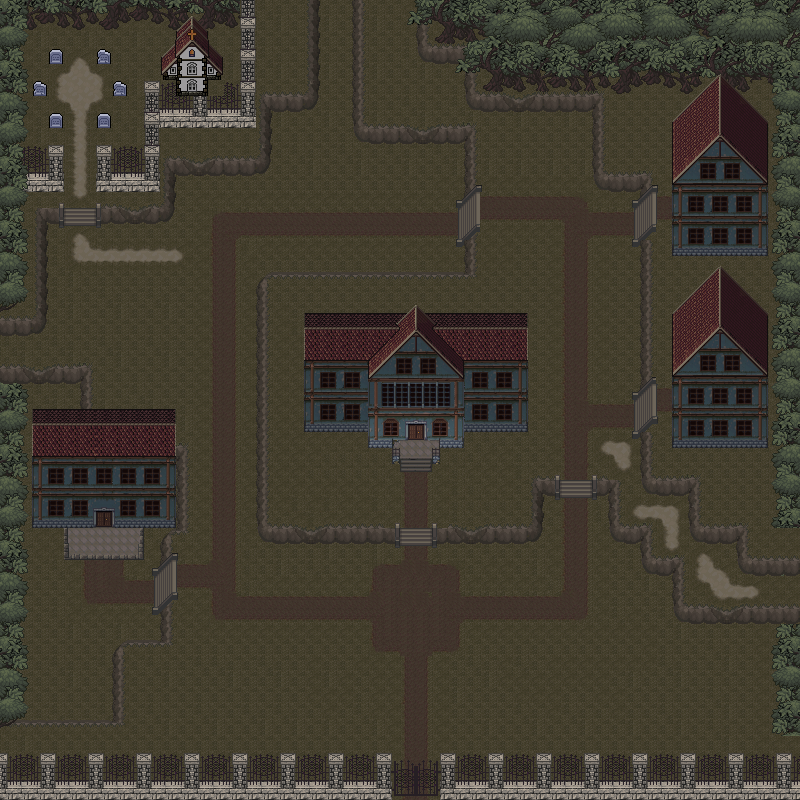

A 2D game scene composited from a Tiled map and its tileset images. What follows is a short description and the map's XML, with each tile layer's data collapsed to a summary:
An orthogonal 50x50 tile map with 16x16 px tiles, 10 tile layers (Vrstva dlaždic 1, Vrstva dlaždic 3, Vrstva dlaždic 12, Vrstva dlaždic 11, ...), 3 hidden layers not drawn, 9 tilesets.

<map version="1.0" tiledversion="1.1.6" orientation="orthogonal" renderorder="right-down" width="50" height="50" tilewidth="16" tileheight="16" infinite="0" nextobjectid="1">
 <tileset firstgid="1" name="sanatorium-bracha-map" tilewidth="16" tileheight="16" tilecount="2500" columns="50">
  <image source="sanatorium-bracha-map.png" width="800" height="800" />
 </tileset>
 <tileset firstgid="2501" name="sand-darkpom" tilewidth="16" tileheight="16" tilecount="24" columns="6">
  <image source="sand-darkpom.png" width="96" height="64" />
 </tileset>
 <tileset firstgid="2525" name="trees-dark" tilewidth="16" tileheight="16" tilecount="2500" columns="50">
  <image source="trees-dark.png" width="800" height="800" />
 </tileset>
 <tileset firstgid="5025" name="tileset-sanatorium-bracha-map" tilewidth="16" tileheight="16" tilecount="10000" columns="100">
  <image source="tileset-sanatorium-bracha-map.png" width="1600" height="1600" />
 </tileset>
 <tileset firstgid="15025" name="kasna-sanatorium-bracha-map" tilewidth="16" tileheight="16" tilecount="16" columns="4">
  <image source="kasna-sanatorium-bracha-map.png" width="64" height="64" />
 </tileset>
 <tileset firstgid="15041" name="tree_d08c1" tilewidth="16" tileheight="16" tilecount="16" columns="4">
  <image source="tree_d08c1.png" width="64" height="64" />
 </tileset>
 <tileset firstgid="15057" name="hroby" tilewidth="16" tileheight="16" tilecount="9" columns="3">
  <image source="hroby.png" width="48" height="48" />
 </tileset>
 <tileset firstgid="15066" name="sanatorium-pom" tilewidth="16" tileheight="16" tilecount="2500" columns="50">
  <image source="sanatorium-pom.png" width="800" height="800" />
 </tileset>
 <tileset firstgid="17566" name="trees-dark" tilewidth="16" tileheight="16" tilecount="2500" columns="50">
  <image source="trees-dark.png" width="800" height="800" />
 </tileset>
 <layer name="Vrstva dlaždic 1" width="50" height="50">
  <data>[2500 cells, 2500 non-empty, 2153 distinct tile ids]</data>
 </layer>
 <layer name="Vrstva dlaždic 3" width="50" height="50">
  <data>[2500 cells, 2227 non-empty, 122 distinct tile ids]</data>
 </layer>
 <layer name="Vrstva dlaždic 12" width="50" height="50">
  <data>[2500 cells, 103 non-empty, 73 distinct tile ids]</data>
 </layer>
 <layer name="Vrstva dlaždic 11" width="50" height="50">
  <data>[2500 cells, 48 non-empty, 45 distinct tile ids]</data>
 </layer>
 <layer name="Vrstva dlaždic 10" width="50" height="50">
  <data>[2500 cells, 1985 non-empty, 130 distinct tile ids]</data>
 </layer>
 <layer name="Vrstva dlaždic 13" width="50" height="50">
  <data>[2500 cells, 108 non-empty, 107 distinct tile ids]</data>
 </layer>
 <layer name="Vrstva dlaždic 4" width="50" height="50">
  <data>[2500 cells, 961 non-empty, 227 distinct tile ids]</data>
 </layer>
 <layer name="Vrstva dlaždic 9" width="50" height="50" visible="0">
  <data>[2500 cells, 188 non-empty, 72 distinct tile ids]</data>
 </layer>
 <layer name="Vrstva dlaždic 2" width="50" height="50" visible="0">
  <data>[2500 cells, 682 non-empty, 365 distinct tile ids]</data>
 </layer>
 <layer name="Vrstva dlaždic 5" width="50" height="50" visible="0">
  <data>[2500 cells, 167 non-empty, 86 distinct tile ids]</data>
 </layer>
 <layer name="Vrstva dlaždic 6" width="50" height="50">
  <data>[2500 cells, 126 non-empty, 78 distinct tile ids]</data>
 </layer>
 <layer name="Vrstva dlaždic 7" width="50" height="50">
  <data>[2500 cells, 146 non-empty, 42 distinct tile ids]</data>
 </layer>
 <layer name="Vrstva dlaždic 8" width="50" height="50">
  <data>[2500 cells, 400 non-empty, 301 distinct tile ids]</data>
 </layer>
</map>
